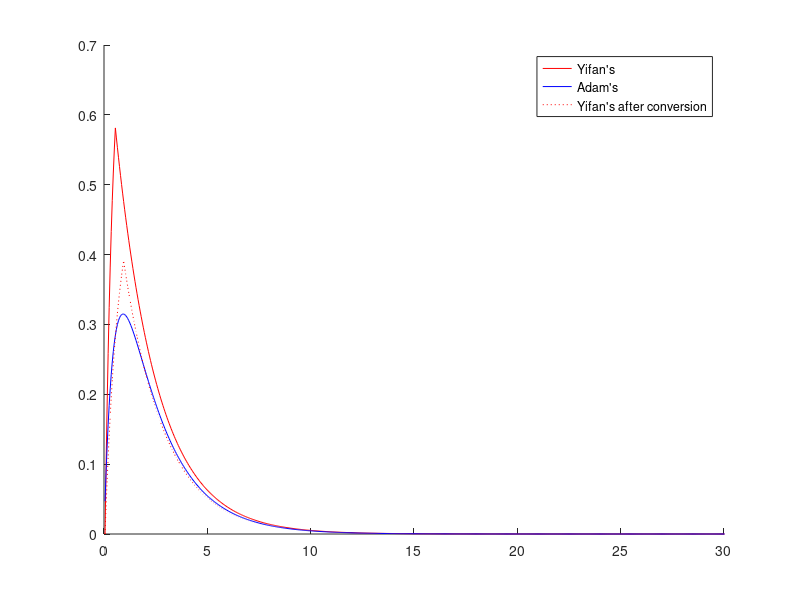

Source code (MATLAB):
close all;
tau_decay = 2.0;
tau_rise = 0.5;

dt = 0.05;
step_tot = 1000;
s1 = zeros(1,step_tot);
s2 = zeros(1,step_tot);
s3 = zeros(1,step_tot);

% Calculate the peak time in Adam's model
% Note that in Yifan's model the peak time is simply tau_rise
tau_peak = log(tau_decay/tau_rise)*(tau_decay*tau_rise)/(tau_decay-tau_rise) %#ok<*NOPTS>

for i=1:step_tot-1
    t = i*dt;
    % Yifan's model
    if t <= tau_rise
        s1(i+1) = s1(i) + (1-s1(i))/(tau_rise/dt);
        s1(i+1) = s1(i+1)*exp(-dt/tau_decay);
    else
        s1(i+1) = s1(i)*exp(-dt/tau_decay);
    end
    % Adam's model
    s2(i) = (exp(-t/tau_decay)-exp(-t/tau_rise))/(tau_decay-tau_rise);
        
    % Yifan's model after conversion
    if t <= tau_peak
        s3(i+1) = s3(i) + (1-s3(i))/(tau_peak/dt); % use tau_peak instead!!!
        s3(i+1) = s3(i+1)*exp(-dt/tau_decay);
    else
        s3(i+1) = s3(i)*exp(-dt/tau_decay);
    end
end
T = (1:step_tot)*dt;
weight_factor = trapz(T, s2)/trapz(T, s3) % keep the integral the same 
figure(1);hold on;
set(gcf,'color','w');
plot(T, s1, 'r', T, s2, 'b', T, s3*weight_factor, 'r:'); % scale the coupling weights with this factor!!!
xlim([0 30])
legend('Yifan''s','Adam''s','Yifan''s after conversion');


